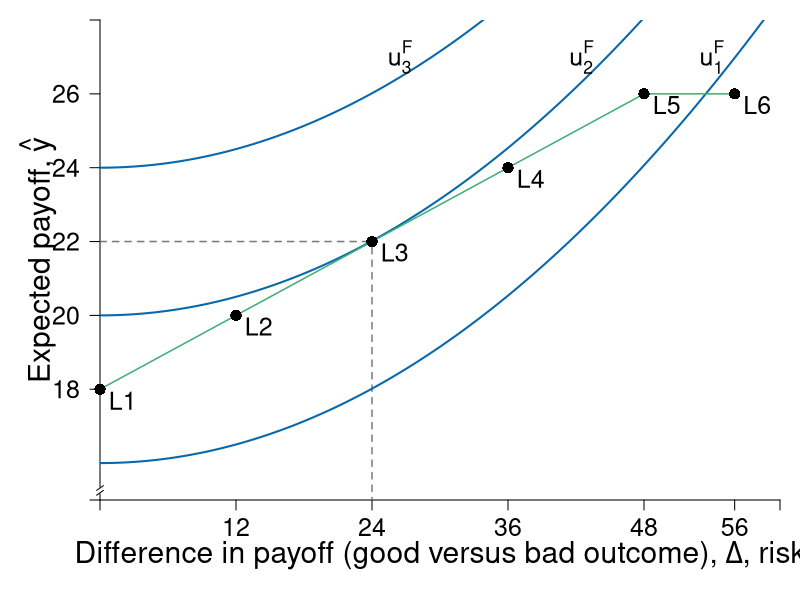

Here is the R script that generated this plot:
require(shape)
require(plotrix)

pdf(file = "risk/risk_experiments_gender_f.pdf", width = 9, height = 7)

# Set parameters for graphics
axislabelsize <- 1.8
labelsize <- 1.5
namesize <- 1.8
annotatesize <- 1.5
graphlinewidth <- 2
segmentlinewidth <- 1.5

COL <- c("#7fc97f", "#beaed4", "#fdc086", "#ffff99", "#386cb0", "#f0027f", "#bf5b17", "#666666")
COLA <- c("#e0f3db", "#99d8c9","#66c2a4","#41ae76", "#238b45", "#005824")
COLB <- c("#c6dbef", "#4eb3d3", "#2b8cbe", "#0868ac","#084081")
COLC <- c("#fcfbfd", "#efedf5", "#dadaeb", "#bcbddc", "#9e9ac8", "#807dba", "#6a51a3", "#54278f", "#3f007d")
grays <- gray.colors(25, start = 1, end = 0)

a <- c(2, 4, 6)
par(mar =  c(5, 5, 1, 1))
xlims <- c(0, 60)
ylims <- c(15, 28)

riskreturn <- function(g, int1 = 14, int2 = 4, coeff = 1/3){
  int1 - (int2 - (coeff)*g)^2
}

indiffA <- function(g, intercept = 3, slope = 0.125){
  intercept  + slope*g^2
}


#Plot command 
plot(0, 0, 
     xlim = xlims, 
     ylim = ylims, 
     type = "n",
     xlab = expression(paste("")),
     ylab = expression(paste("")), 
     axes = FALSE,
     cex.lab = axislabelsize, 
     bty = "n", 
     xaxs = "i", 
     yaxs = "i"
)


#Customize ticks and labels for the plot

ticksy <- c(ylims[1], 18, 20, 22, 24, 26, ylims[2])
ylabels <- c(NA, 18, 20, 22, 24, 26, NA)
ticksx <- c(0, 12, 24, 36, 48, 56,  xlims[2])
xlabels <- c(NA, 12, 24, 36, 48, 56, NA)

axis(1, at = ticksx, pos = ylims[1], labels = xlabels, cex.axis = labelsize)
axis(2, at = ticksy, pos = xlims[1], labels = ylabels, las = 1, cex.axis = labelsize)
#mtext(expression(paste("Difference in payoff (good versus bad outcome), ", Delta, ", risk")), side = 1, line = 2.5, cex = axislabelsize)
text(0.5*xlims[2], 13.5, expression(paste("Difference in payoff (good versus bad outcome), ", Delta, ", risk")), xpd = TRUE, cex = axislabelsize)

text(xlims[1] - 5.5, ylims[2] - 0.5*(ylims[2] - ylims[1]), expression(paste("Expected payoff, ", hat(y) )), xpd = TRUE, cex = axislabelsize, srt = 90) 

axis.break(axis = 2, bgcol="white", breakcol="black",
           style="slash", brw=0.01)



npts <- 500 
xx1 <- seq(xlims[1], xlims[2], length.out = npts)


#For choice: 
segments(0, 22, 24, 22, lty = 2, col = grays[20], lwd = segmentlinewidth)
segments(24, 0, 24, 22, lty = 2, col = grays[20], lwd = segmentlinewidth)

#lines(xx1, riskreturn(xx1), col = COLA[4], lwd = graphlinewidth, lty = 1)
lines(xx1, indiffA(xx1, intercept = 20, slope = 0.0035), col = COLB[4], lwd = graphlinewidth, lty = 1)
#Low
lines(xx1, indiffA(xx1, intercept = 16, slope = 0.0035), col = COLB[4], lwd = graphlinewidth, lty = 1)
#high
lines(xx1, indiffA(xx1, intercept = 24, slope = 0.0035), col = COLB[4], lwd = graphlinewidth, lty = 1)


#lines(xx1, indiffA(xx1, intercept = 21, slope = 0.00235), col = COLB[4], lwd = graphlinewidth, lty = 1)
# lines(xx1, indiffA(xx1, intercept = 5.6), col = COLB[4], lwd = graphlinewidth, lty = 1)
# lines(xx1, indiffA(xx1, intercept = 9), col = COLB[4], lwd = graphlinewidth, lty = 1)

#Setting up the segments for the choices 
segments(0, 18, 12, 20, lty = 1, col = COLA[4], lwd = segmentlinewidth)
segments(12, 20, 24, 22, lty = 1, col = COLA[4], lwd = segmentlinewidth)
segments(24, 22, 36, 24, lty = 1, col = COLA[4], lwd = segmentlinewidth)
segments(36, 24, 48, 26, lty = 1, col = COLA[4], lwd = segmentlinewidth)
segments(48, 26, 56, 26, lty = 1, col = COLA[4], lwd = segmentlinewidth)


points(0, 18, pch = 16, col = "black", cex = 1.5, xpd = TRUE)
text(0 + 2, 18 - 0.3, expression("L1"), cex = labelsize)
points(12, 20, pch = 16, col = "black", cex = 1.5, xpd = TRUE)
text(12 + 2, 20 - 0.3, expression("L2"), cex = labelsize)
points(24, 22, pch = 16, col = "black", cex = 1.5, xpd = TRUE)
text(24 + 2, 22 - 0.3, expression("L3"), cex = labelsize)
points(36, 24, pch = 16, col = "black", cex = 1.5, xpd = TRUE)
text(36 + 2, 24 - 0.3, expression("L4"), cex = labelsize)
points(48, 26, pch = 16, col = "black", cex = 1.5, xpd = TRUE)
text(48 + 2, 26 - 0.3, expression("L5"), cex = labelsize)
points(56, 26, pch = 16, col = "black", cex = 1.5, xpd = TRUE)
text(56 + 2, 26 - 0.3, expression("L6"), cex = labelsize)

#Add points a, b, c and c
segments(5.6, 0, 5.6, riskreturn(g = 5.6), lty = 2, col = grays[20], lwd = segmentlinewidth)
segments(0, riskreturn(g = 5.6), 5.6, riskreturn(g = 5.6), lty = 2, col = grays[20], lwd = segmentlinewidth)
points(5.6, riskreturn(g = 5.6), pch = 16, col = "black", cex = 1.5)
text(5.6 + 0.25, riskreturn(g = 5.6) - 0.3, expression(i), cex = labelsize)


segments(12, 0, 12, riskreturn(g = 12) , lty = 2, col = grays[20], lwd = segmentlinewidth)
segments(0, riskreturn(g = 12) , 12, riskreturn(g = 12) , lty = 2, col = grays[20], lwd = segmentlinewidth)
points(12, riskreturn(g = 12) , pch = 16, col = "black", cex = 1.5)
text(12 + 0.25, riskreturn(g = 12) - 0.3, expression(d), cex = labelsize)


points(1.8, riskreturn(g = 1.8) , pch = 16, col = "black", cex = 1.5)
text(1.8 + 0.25, riskreturn(g = 1.8) - 0.3, expression(a), cex = labelsize)


points(9.5, riskreturn(g = 9.5) , pch = 16, col = "black", cex = 1.5)
text(9.5 + 0.25, riskreturn(g = 9.5) - 0.3, expression(b), cex = labelsize)


#Label risk return schedule
text(14, 12.7, expression(paste(hat(y) == g(Delta))), cex = labelsize)

#Label value functions
text(26.5, 27, expression(u[3]^F), cex = labelsize)
text(42.5, 27, expression(u[2]^F), cex = labelsize)
text(54, 27, expression(u[1]^F), cex = labelsize)


dev.off()
